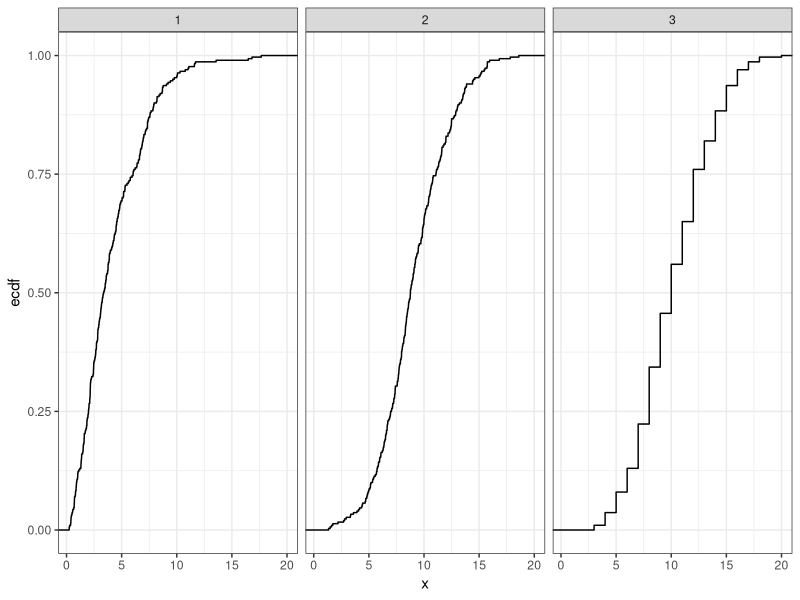
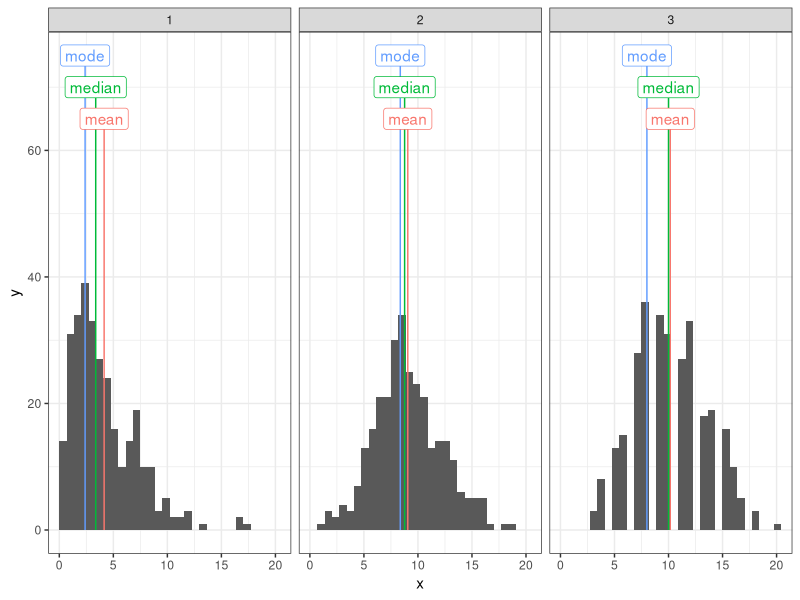
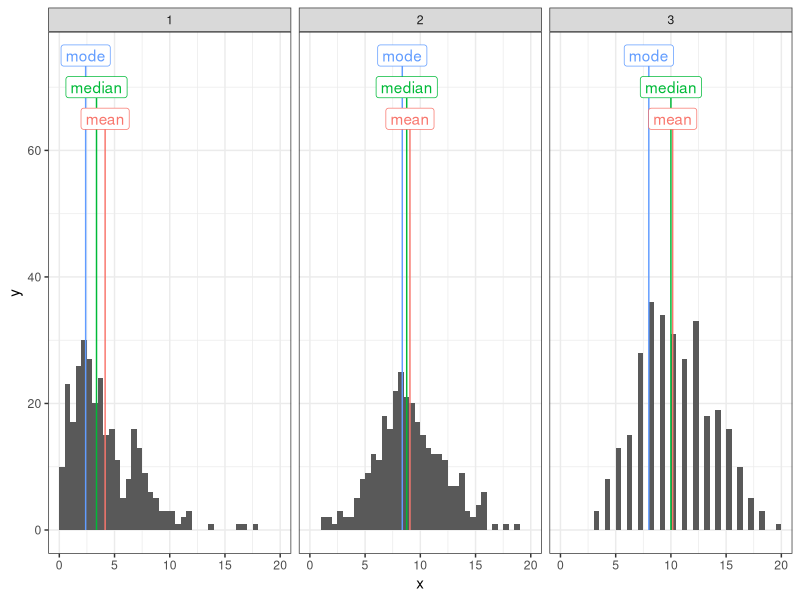
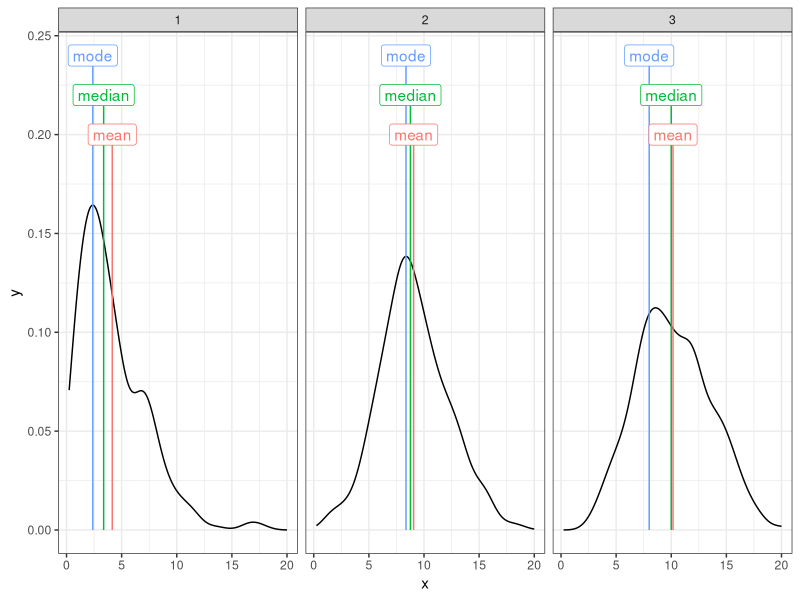
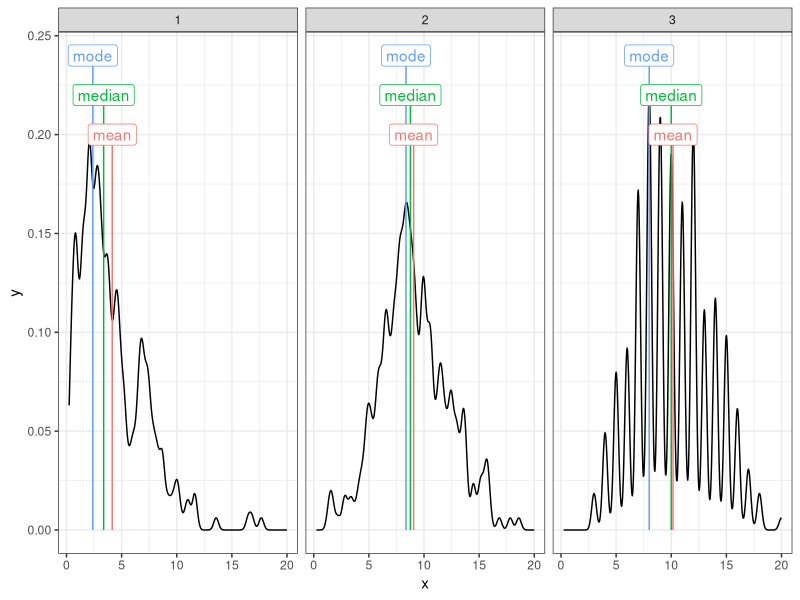
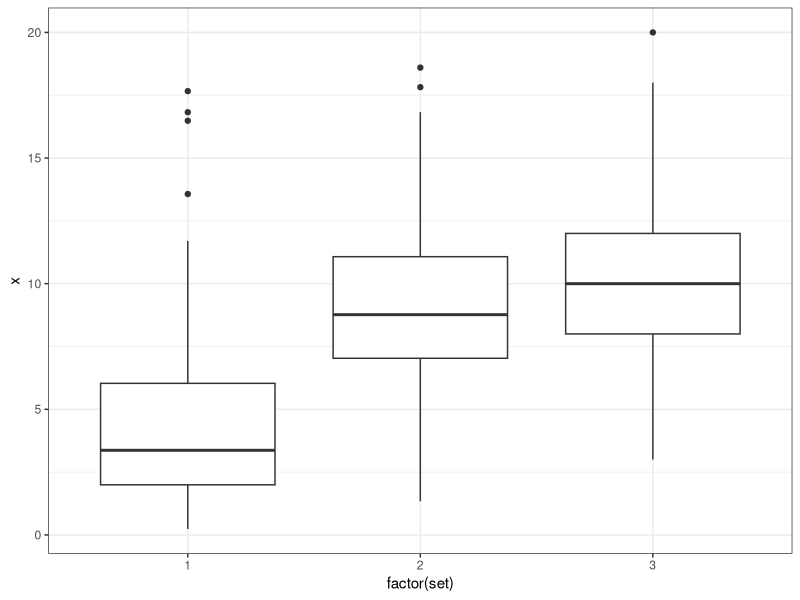
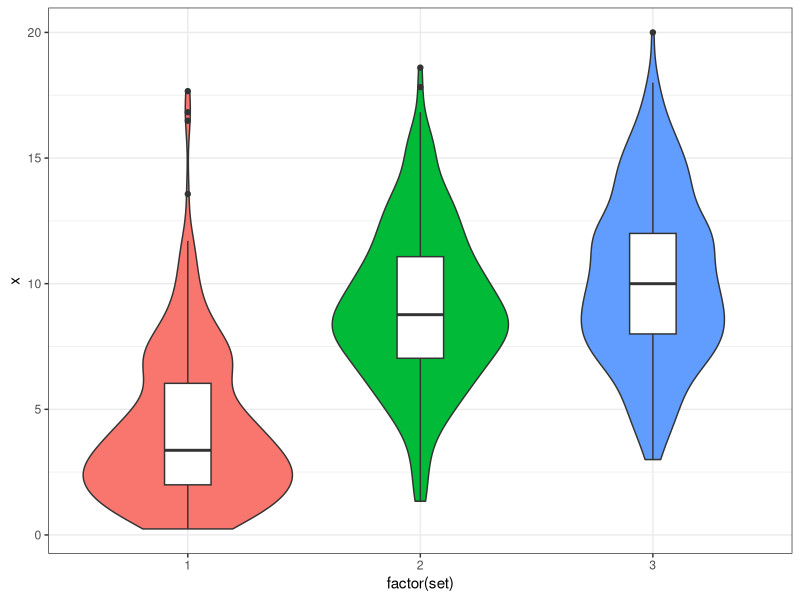

Write R code to recreate these figures, in order.
## ---- chunk 1
library(tidyverse)
theme_set(theme_bw())
set.seed(20934382)
sets <- bind_rows(
    tibble(x = rgamma(300, shape = 2, scale = 2), set = 1, dist = "gamma"),
    tibble(x = rnorm(300, 9, 3), set = 2, dist = "normal"),
    tibble(x = rpois(300, 10), set = 3, dist = "poisson")
  )
## ---- chunk 2
#| fig-width: 9
#| fig-height: 3
#| fig-alt: A set of three empirical CDFs drawn from 300 samples of a gamma(2, 2) distribution, a normal (9, 3) distribution, and a poisson(10) distribution. The gamma and normal eCDFs appear relatively smooth, while the poisson eCDF is jagged. 
ggplot(sets, aes(x = x, group = dist)) + 
  stat_ecdf(geom = "step") + 
  facet_wrap(~set)
## ---- chunk 3
#| fig-width: 9
#| fig-height: 3
#| fig-alt: A set of three histograms drawn from 300 samples of a gamma(2, 2) distribution, a normal (9, 3) distribution, and a poisson(10) distribution. The mean, median, and mode of each distribution are marked with vertical lines and labels. The gamma distribution is skewed, with mode < median < mean. The normal distribution is roughly symmetric, with mode,  median, and mean approximately equal. The poisson distribution has odd gaps, and the mode is slightly lower than the mean and median, which are equal.
 
find_mode <- function(x) {
  if (length(unique(x)) < length(x)) {
    u <- unique(x)
    tab <- tabulate(match(x, u))
    u[tab == max(tab)][1]
  } else {
    dens <- density(x)
    dens$x[which.max(dens$y)]
  }
}

set_summary <- sets |>
  group_by(set, dist) |>
  summarize(mean = mean(x), sd = sd(x), median = median(x), mode = find_mode(x), min = min(x), max = max(x), range = max-min) |>
  pivot_longer(-c(1:2)) |>
  mutate(y = case_when(name=="mean" ~ 65, name == "median" ~ 70, name == "mode" ~ 75, TRUE ~ NA))

ggplot(sets, aes(x = x, group = dist)) + 
  geom_histogram(boundary = 0, closed="left") + 
  facet_wrap(~set) +
  geom_segment(data = filter(set_summary, name %in% c("mean", "median", "mode")), aes(x = value, xend = value, y = 0, yend = y, color = name)) + 
  geom_label(data = filter(set_summary, name %in% c("mean", "median", "mode")), aes(x = value, y = y, color = name, label = name)) + 
  guides(color = 'none')
  
## ---- chunk 4
#| fig-width: 9
#| fig-height: 3
#| fig-alt: A set of three histograms drawn from 300 samples of a gamma(2, 2) distribution, a normal (9, 3) distribution, and a poisson(10) distribution. The mean, median, and mode of each distribution are marked with vertical lines and labels. The gamma distribution is skewed, with mode < median < mean. The normal distribution is roughly symmetric, with mode,  median, and mean approximately equal. The poisson distribution has gaps between integer values, and the mode is slightly lower than the mean and median, which are equal.
 
find_mode <- function(x) {
  if (length(unique(x)) < length(x)) {
    u <- unique(x)
    tab <- tabulate(match(x, u))
    u[tab == max(tab)][1]
  } else {
    dens <- density(x)
    dens$x[which.max(dens$y)]
  }
}

set_summary <- sets |>
  group_by(set, dist) |>
  summarize(mean = mean(x), sd = sd(x), median = median(x), mode = find_mode(x), min = min(x), max = max(x), range = max-min) |>
  pivot_longer(-c(1:2)) |>
  mutate(y = case_when(name=="mean" ~ 65, name == "median" ~ 70, name == "mode" ~ 75, TRUE ~ NA))

ggplot(sets, aes(x = x, group = dist)) + 
  geom_histogram(boundary = 0, closed="left", binwidth = .5) + 
  facet_wrap(~set) +
  geom_segment(data = filter(set_summary, name %in% c("mean", "median", "mode")), aes(x = value, xend = value, y = 0, yend = y, color = name)) + 
  geom_label(data = filter(set_summary, name %in% c("mean", "median", "mode")), aes(x = value, y = y, color = name, label = name)) + 
  guides(color = 'none')
  
## ---- chunk 5
#| fig-width: 9
#| fig-height: 3
#| fig-alt: A set of three density curves drawn from 300 samples of a gamma(2, 2) distribution, a normal (9, 3) distribution, and a poisson(10) distribution. The mean, median, and mode of each distribution are marked with vertical lines and labels. The gamma distribution is skewed, with mode < median < mean. The normal distribution is roughly symmetric, with mode,  median, and mean approximately equal. The poisson distribution has a mode which is slightly lower than the mean and median, which are equal.
 
find_mode <- function(x) {
  if (length(unique(x)) < length(x)) {
    u <- unique(x)
    tab <- tabulate(match(x, u))
    u[tab == max(tab)][1]
  } else {
    dens <- density(x)
    dens$x[which.max(dens$y)]
  }
}

set_summary <- sets |>
  group_by(set, dist) |>
  summarize(mean = mean(x), sd = sd(x), median = median(x), mode = find_mode(x), min = min(x), max = max(x), range = max-min) |>
  pivot_longer(-c(1:2)) |>
  mutate(y = case_when(name=="mean" ~ .2, name == "median" ~ .22, name == "mode" ~ .24, TRUE ~ NA))

ggplot(sets, aes(x = x, group = dist)) + 
  geom_density() + 
  facet_wrap(~set) +
  geom_segment(data = filter(set_summary, name %in% c("mean", "median", "mode")), aes(x = value, xend = value, y = 0, yend = y, color = name)) + 
  geom_label(data = filter(set_summary, name %in% c("mean", "median", "mode")), aes(x = value, y = y, color = name, label = name)) + 
  guides(color = 'none')
  
## ---- chunk 6
#| fig-width: 9
#| fig-height: 3
#| fig-alt: A set of three density curves drawn from 300 samples of a gamma(2, 2) distribution, a normal (9, 3) distribution, and a poisson(10) distribution. The mean, median, and mode of each distribution are marked with vertical lines and labels. The gamma distribution is skewed, with mode < median < mean. The normal distribution is roughly symmetric, with mode,  median, and mean approximately equal. The poisson distribution has a mode which is slightly lower than the mean and median, which are equal.
 
find_mode <- function(x) {
  if (length(unique(x)) < length(x)) {
    u <- unique(x)
    tab <- tabulate(match(x, u))
    u[tab == max(tab)][1]
  } else {
    dens <- density(x)
    dens$x[which.max(dens$y)]
  }
}

set_summary <- sets |>
  group_by(set, dist) |>
  summarize(mean = mean(x), sd = sd(x), median = median(x), mode = find_mode(x), min = min(x), max = max(x), range = max-min) |>
  pivot_longer(-c(1:2)) |>
  mutate(y = case_when(name=="mean" ~ .2, name == "median" ~ .22, name == "mode" ~ .24, TRUE ~ NA))

ggplot(sets, aes(x = x, group = dist)) + 
  geom_density(adjust=.25) + 
  facet_wrap(~set) +
  geom_segment(data = filter(set_summary, name %in% c("mean", "median", "mode")), aes(x = value, xend = value, y = 0, yend = y, color = name)) + 
  geom_label(data = filter(set_summary, name %in% c("mean", "median", "mode")), aes(x = value, y = y, color = name, label = name)) + 
  guides(color = 'none')
  
## ---- chunk 7
#| fig-width: 4
#| fig-height: 6

ggplot(sets, aes(x = factor(set), y = x)) + 
  geom_boxplot()
## ---- chunk 8
#| fig-width: 4
#| fig-height: 6

ggplot(sets, aes(x = factor(set), y = x, fill = factor(set))) + 
  geom_violin() + 
  geom_boxplot(width=.2, fill = "white") + 
  guides(fill = "none")
